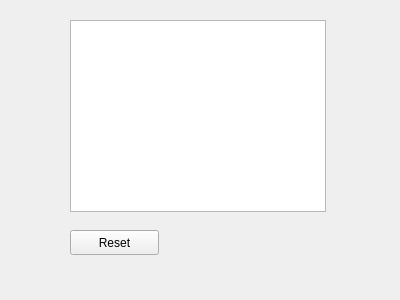
<?xml version="1.0" encoding="UTF-8"?>
<ui version="4.0">
 <class>DriveController</class>
 <widget class="QWidget" name="DriveController">
  <property name="geometry">
   <rect>
    <x>0</x>
    <y>0</y>
    <width>400</width>
    <height>300</height>
   </rect>
  </property>
  <property name="windowTitle">
   <string>Form</string>
  </property>
  <widget class="QPushButton" name="resetButton">
   <property name="geometry">
    <rect>
     <x>70</x>
     <y>230</y>
     <width>89</width>
     <height>25</height>
    </rect>
   </property>
   <property name="text">
    <string>Reset</string>
   </property>
  </widget>
  <widget class="QListWidget" name="consoleList">
   <property name="geometry">
    <rect>
     <x>70</x>
     <y>20</y>
     <width>256</width>
     <height>192</height>
    </rect>
   </property>
  </widget>
 </widget>
 <resources/>
 <connections/>
</ui>
